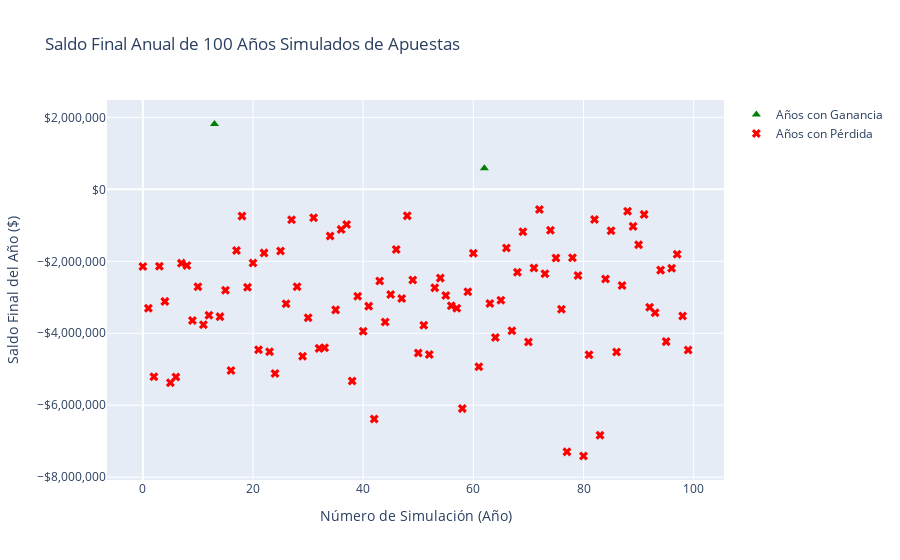

This figure's notebook cell:
### Markdown cell above
#### 2. La ruleta.

Estudie como se juega la ruleta en el casino. https://www.casino.es/ruleta/como-jugar-ruleta/

Suponga que usted va cada día del año al casino (365 veces), usted cuenta con un presupuesto de 200 mil pesos diarios y por sesión alcanza a jugar como máximo 100 veces, pues se retira a la apuesta número 100 o cuando queda sin dinero. Usted solo realiza una apuesta, al **impar**, y comienza apostando mil pesos, en cualquier juego, en caso de ganar algún juego vuelve al comienzo y apuesta mil pesos, en caso de perder, dobla la apuesta, en el caso que no tenga suficiente dinero, apueste todo lo que queda.

Calcule 100 escenarios distintos y grafique el dinero ganado o perdido en cada posible escenario.

### Code cell
# --- Configuración de la Ruleta ---
# El número 0 no es par ni impar en la ruleta para efectos de apuesta
impares = {i for i in range(1, 37) if i % 2 != 0}
pares = {i for i in range(1, 37) if i % 2 == 0}

def apostar(monto_apostado):
    # Simula una tirada de ruleta apostando a impar
    numero_ganador = random.randint(0, 36)
    if numero_ganador in impares:
        return monto_apostado  # Se gana el monto apostado (recupera la apuesta + ganancia)
    return -monto_apostado   # Se pierde el monto apostado

# --- Lógica de Simulación Diaria ---
def simular_un_dia(presupuesto_diario, apuesta_inicial, max_apuestas):
    # Simula un día completo de apuestas en el casino
    fondos = presupuesto_diario
    apuesta_actual = apuesta_inicial
    
    for _ in range(max_apuestas):
        # Si no se puede cubrir la apuesta, el día termina
        if fondos < apuesta_actual:
            break
            
        # Si no se puede doblar la apuesta, se apuesta todo lo que queda
        if apuesta_actual > fondos:
            apuesta_actual = fondos

        resultado = apostar(apuesta_actual)
        
        fondos += resultado
        
        if resultado > 0:  # Si se gana
            apuesta_actual = apuesta_inicial
        else:  # Si se pierde
            apuesta_actual *= 2
            
    # Devuelve la ganancia o pérdida neta del día
    return fondos - presupuesto_diario

# --- Parámetros Principales de la Simulación ---
print("\n" + "=" * 80)
print("EJERCICIO 2: SIMULACIÓN DE APUESTAS EN RULETA")
print("=" * 80)

num_simulaciones = 100
dias_por_simulacion = 365
presupuesto_diario = 200000
apuesta_inicial = 1000
max_apuestas_por_dia = 100

# --- Bucle de Simulación Anual ---
resultados_anuales = []

for i in range(num_simulaciones):
    saldo_total_anual = 0
    for _ in range(dias_por_simulacion):
        saldo_total_anual += simular_un_dia(presupuesto_diario, apuesta_inicial, max_apuestas_por_dia)
    resultados_anuales.append(saldo_total_anual)

# --- Preparación de Datos para Gráfico ---
ganancias_anuales = [r for r in resultados_anuales if r > 0]
perdidas_anuales = [r for r in resultados_anuales if r <= 0]

print("\n--- Resumen de las Simulaciones Anuales ---")
print(f"Años con ganancias: {len(ganancias_anuales)}")
print(f"Años con pérdidas: {len(perdidas_anuales)}")
if ganancias_anuales:
    print(f"Ganancia anual promedio: ${np.mean(ganancias_anuales):,.2f}")
if perdidas_anuales:
    print(f"Pérdida anual promedio: ${np.mean(perdidas_anuales):,.2f}")
print(f"Saldo neto promedio de todos los años: ${np.mean(resultados_anuales):,.2f}")


# --- Gráfico de Resultados Anuales ---
fig = go.Figure()

# Índices para el eje X
indices_ganancias = [i for i, r in enumerate(resultados_anuales) if r > 0]
indices_perdidas = [i for i, r in enumerate(resultados_anuales) if r <= 0]

fig.add_trace(go.Scatter(
    x=indices_ganancias,
    y=ganancias_anuales, 
    mode='markers', 
    name='Años con Ganancia', 
    marker=dict(color='green', symbol='triangle-up', size=8)
))
fig.add_trace(go.Scatter(
    x=indices_perdidas,
    y=perdidas_anuales, 
    mode='markers', 
    name='Años con Pérdida', 
    marker=dict(color='red', symbol='x', size=8)
))

fig.update_layout(
    title='Saldo Final Anual de 100 Años Simulados de Apuestas',
    xaxis_title='Número de Simulación (Año)',
    yaxis_title='Saldo Final del Año ($)',
    showlegend=True,
    yaxis_tickformat='$,.0f' # Formato de moneda para el eje Y
)

fig.show()

### Figure 1 — Plotly figure (JSON) as saved in the notebook; plotly's stock layout.template omitted (floating-point values rounded to 4 significant figures)
{"data": [{"marker": {"color": "green", "size": 8, "symbol": "triangle-up"}, "mode": "markers", "name": "Años con Ganancia", "type": "scatter", "x": [13, 62], "y": [1816000, 586000]}, {"marker": {"color": "red", "size": 8, "symbol": "x"}, "mode": "markers", "name": "Años con Pérdida", "type": "scatter", "x": [0, 1, 2, 3, 4, 5, 6, 7, 8, 9, 10, 11, 12, 14, 15, 16, 17, 18, 19, 20, 21, 22, 23, 24, 25, 26, 27, 28, 29, 30, 31, 32, 33, 34, 35, 36, 37, 38, 39, 40, 41, 42, 43, 44, 45, 46, 47, 48, 49, 50, 51, 52, 53, 54, 55, 56, 57, 58, 59, 60, 61, 63, 64, 65, 66, 67, 68, 69, 70, 71, 72, 73, 74, 75, 76, 77, 78, 79, 80, 81, 82, 83, 84, 85, 86, 87, 88, 89, 90, 91, 92, 93, 94, 95, 96, 97, 98, 99], "y": [-2143000, -3303000, -5211000, -2139000, -3114000, -5373000, -5213000, -2051000, -2118000, -3645000, -2709000, -3763000, -3498000, -3538000, -2803000, -5033000, -1697000, -744000, -2722000, -2050000, -4459000, -1766000, -4511000, -5119000, -1714000, -3179000, -847000, -2709000, -4641000, -3567000, -789000, -4420000, -4404000, -1295000, -3350000, -1113000, -976000, -5328000, -2974000, -3944000, -3246000, -6380000, -2545000, -3687000, -2920000, -1674000, -3035000, -737000, -2522000, -4549000, -3777000, -4593000, -2738000, -2467000, -2953000, -3238000, -3303000, -6094000, -2848000, -1778000, -4931000, -3175000, -4115000, -3082000, -1631000, -3929000, -2307000, -1176000, -4241000, -2187000, -558000, -2348000, -1137000, -1910000, -3331000, -7296000, -1902000, -2394000, -7411000, -4596000, -841000, -6832000, -2490000, -1151000, -4521000, -2675000, -606000, -1029000, -1537000, -696000, -3274000, -3432000, -2245000, -4232000, -2195000, -1804000, -3521000, -4463000]}], "layout": {"showlegend": true, "title": {"text": "Saldo Final Anual de 100 Años Simulados de Apuestas"}, "xaxis": {"title": {"text": "Número de Simulación (Año)"}}, "yaxis": {"tickformat": "$,.0f", "title": {"text": "Saldo Final del Año ($)"}}}}
